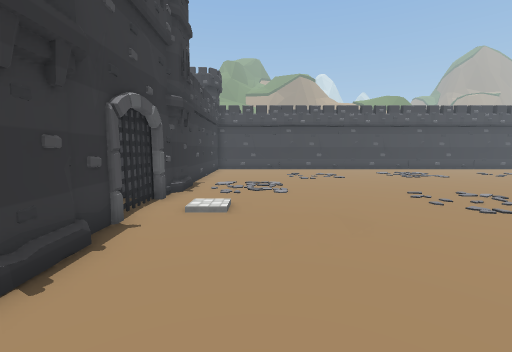
view 1 (above)

12 first-person views from a walk through a scene from a Unity 3-D project. The camera is 1.5 m above the floor, tilts 6° down and sees 90° across. The floor is counted in squares, 1 m on a side. Each view is taken from the middle of a square. On the plan, view 1 faces up. The plan holds only what a view shows up to about 13 squares ahead; the rest is blank. The place goes on beyond the plan. The player character is not drawn. Some surface patterns are stand-ins.

view 2
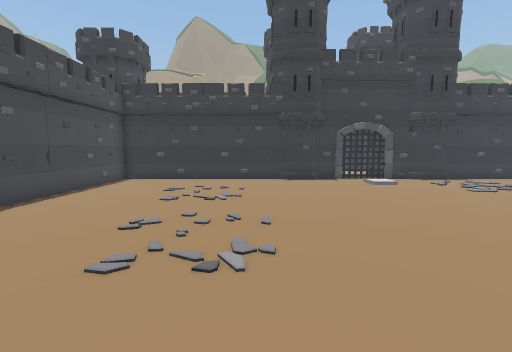

view 3
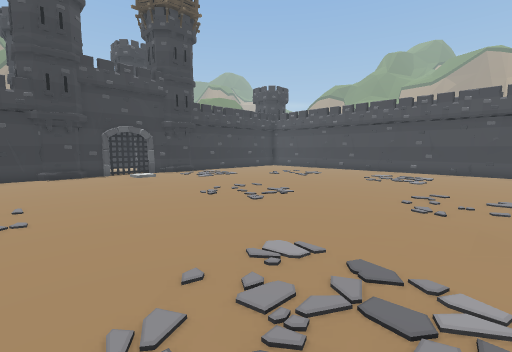

view 4
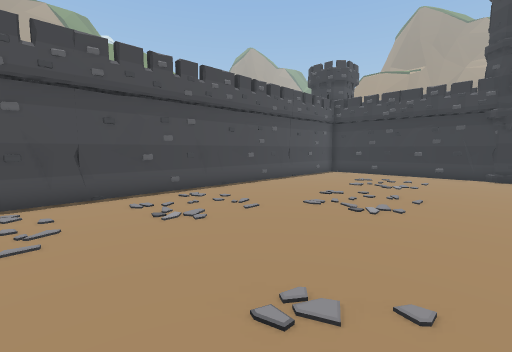

view 5
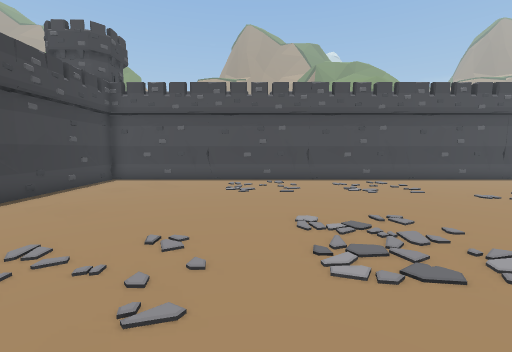

view 6
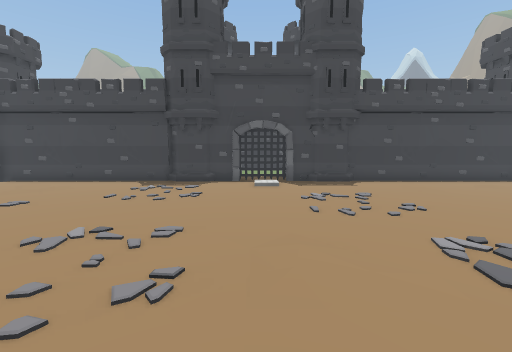

view 7
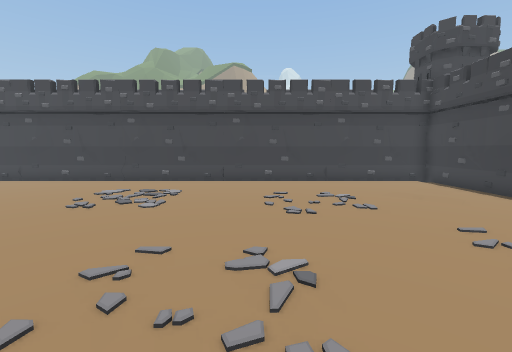

view 8
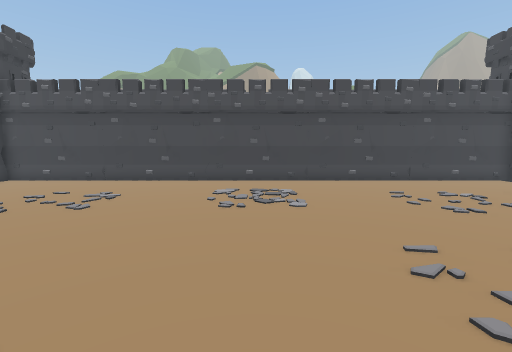

view 9
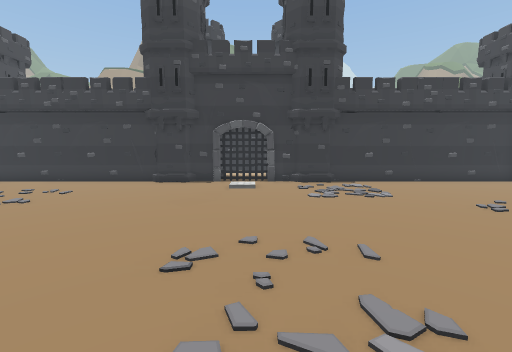

view 10
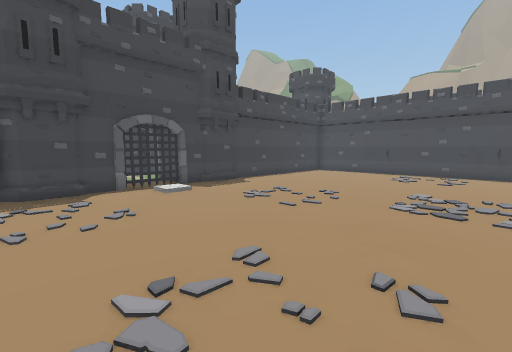

view 11
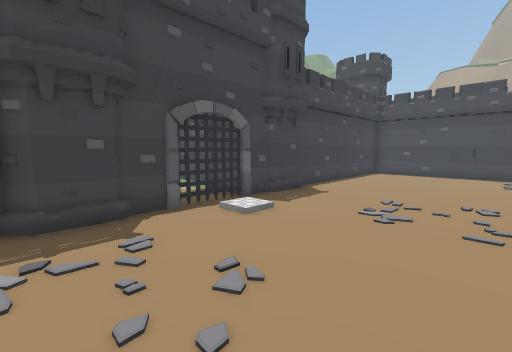

view 12
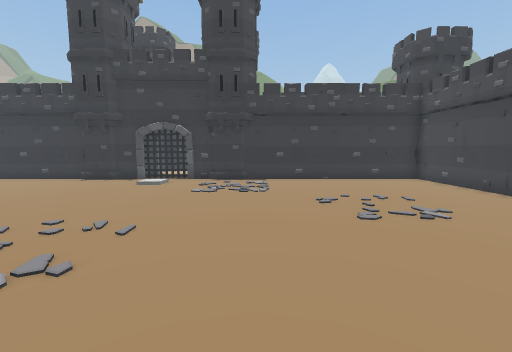

### Floor plan
Points are (right, up) in squares from view 1. A wall is a line through its corners. A room is listed if a view was taken in it or the views show most of it. See-through windows are left out.
Room 1 (views 1, 2, 3, 4, 5, 6, 7, 8, 9, 10, 11, 12)
walls: (8.8, -5.4) (9.3, -5.4); (9.8, -5.4) (10.6, -5.5); (8.8, -5.6) (9.8, -5.5); (6.3, -5.5) (7.6, -5.7); (-2.8, 5.4) (-2.8, 4.4); (5.1, -5.4) (5.9, -5.5); (-2.8, 8.6) (-2.8, 7.7) (-4.1, 7.7); (11.9, -5.8) (12.4, -5.9); (12.1, -5.8) (12.6, -5.6); (21.1, 7.7) (21.1, 9.2); (12.6, -5.7) (14.6, -5.5); (21.1, 4.1) (21.1, 5.4) (23, 5.4); (-2.8, 2.5) (-2.8, -5.6); (4, -5.4) (4.5, -5.4); (-2.8, 2) (-2.9, 1.4); (4.2, -5.6) (5.1, -5.5); (-3, 1.7) (-2.8, 1.3); (14.8, -5.4) (16.4, -5.7); (4.2, -5.9) (4.8, -5.9); (21.1, 11) (21.1, 19.2) (-3.1, 19.2); (-2.8, 0.2) (-2.7, -0.8); (10.4, 19.1) (9.7, 19.3); (-2.7, 12.2) (-2.8, 11.1); (10.3, 19.3) (9.6, 19.2); (11.9, 19.1) (11.4, 19.2); (-2.7, -0.6) (-2.9, -1.7); (2.4, -5.7) (2.9, -5.5); (5.7, 19.1) (5, 19.3) (4.7, 19.1); (21, 12.3) (21.2, 13.1); (-2.8, 12.9) (-2.7, 11.9); (5.6, 19.3) (4, 19); (21.2, 12.4) (21.1, 13.2); (1.4, -5.5) (2.8, -5.7); (21.2, -0.7) (21, 0.2); (21.2, 12.7) (21.1, 13.2); (21, -1.1) (21.2, 0.1); (16.8, -5.6) (17.4, -5.7); (13.8, 19.3) (12.1, 19.1); (0.2, -5.4) (1, -5.5); (2.6, 19) (1.7, 19.2); (15.3, 19.1) (14.6, 19.2) (14.3, 19.1); (15.3, 19.3) (14.4, 19.2); (-2.8, -3) (-2.7, -4); (18.6, -5.6) (19.6, -5.5); (21.2, -3) (21, -1.4); (20.9, 15.4) (21.2, 16.9); (-2.7, -3.7) (-3, -5.6) (21.1, -5.6); (17.1, 19) (16.4, 19.2); (-2.7, 16) (-3, 14.2); (-0.7, -6) (0.2, -5.9); (0.8, 19.1) (0.1, 19.3) (-0.1, 19.2); (19.4, -5.5) (21.1, -5.7) (21.1, 2.6); (0.6, 19.3) (-0.2, 19.2); (-2.8, 16.7) (-2.7, 15.8); (21.3, 16.2) (21.1, 17); (21.2, -4.4) (21.1, -3.6); (21, -4.7) (21.1, -3.7); (-2.6, -5.6) (-2.1, -5.7); (-0.8, 19.3) (-2.5, 19.1); (-2.8, 18.5) (-2.9, 18); (20.2, 19.1) (19.4, 19.3); (20.1, 19.3) (19.4, 19.1); (-2.8, 19.3) (-2.8, 10.4)
objects: other object (-3, 4); gate (-3, 6) to (-3, 7); other object (-3, 9); other object (21, 3); gate (21, 6) to (21, 7)

Where each view was taken, in squares from view 1:
view 1: 0 up, 0 right, facing up
view 2: 1 up, 10 right, facing left
view 3: 1 up, 13 right, facing up-left
view 4: 3 up, 13 right, facing down-left
view 5: 7 up, 14 right, facing down
view 6: 7 up, 9 right, facing right
view 7: 7 up, 13 right, facing up
view 8: 7 up, 9 right, facing up
view 9: 7 up, 9 right, facing left
view 10: 11 up, 11 right, facing down-right
view 11: 11 up, 15 right, facing down-right
view 12: 11 up, 10 right, facing left
